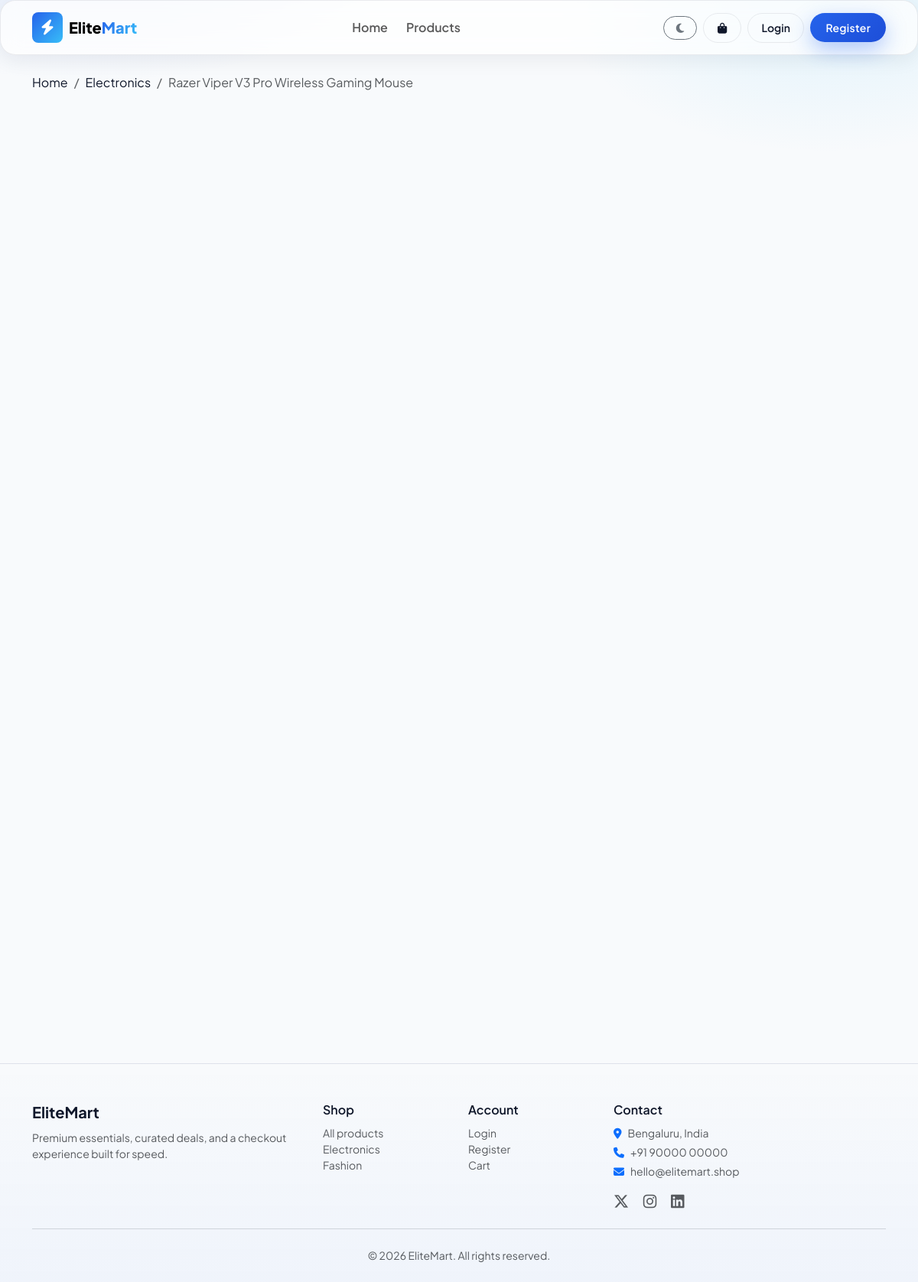
The app's page /product/36 with its own data.
### tables this page shows
CREATE TABLE categories (
            id INTEGER PRIMARY KEY AUTOINCREMENT,
            name TEXT NOT NULL UNIQUE,
            slug TEXT NOT NULL UNIQUE,
            description TEXT,
            image_url TEXT,
            created_at TEXT DEFAULT (datetime('now'))
        );

CREATE TABLE products (
            id INTEGER PRIMARY KEY AUTOINCREMENT,
            name TEXT NOT NULL,
            slug TEXT NOT NULL UNIQUE,
            description TEXT,
            price REAL NOT NULL,
            compare_at_price REAL,
            category_id INTEGER NOT NULL REFERENCES categories(id),
            image TEXT,
            stock INTEGER DEFAULT 0,
            is_featured INTEGER DEFAULT 0,
            popularity INTEGER DEFAULT 0,
            created_at TEXT DEFAULT (datetime('now'))
        );

### app.py (the view, shortened to what this page needs)
@app.route("/product/<int:pid>")
def product_detail(pid):
    p = query_one(
        """SELECT p.*, c.name AS category_name, c.slug AS category_slug
           FROM products p JOIN categories c ON c.id = p.category_id
           WHERE p.id = ?""",
        (pid,),
    )
    if not p:
        flash("Product not found.", "danger")
        return redirect(url_for("products"))
    rel = query_all(
        """SELECT p.*, c.name AS category_name FROM products p
           JOIN categories c ON c.id = p.category_id
           WHERE p.category_id = ? AND p.id != ? ORDER BY p.popularity DESC LIMIT 4""",
        (p["category_id"], pid),
    )
    revs = query_all(
        """SELECT r.*, u.full_name, u.username FROM reviews r
           JOIN users u ON u.id = r.user_id WHERE r.product_id = ?
           ORDER BY r.created_at DESC""",
        (pid,),
    )
    avg = query_one(
        "SELECT AVG(rating) AS a, COUNT(*) AS n FROM reviews WHERE product_id = ?",
        (pid,),
    )
    uid = current_user_id()
    in_wish = False
    return render_template(
        "product_detail.html",
        product=p,
        related=rel,
        reviews=revs,
        avg_rating=avg["a"] or 0,
        review_count=avg["n"] or 0,
        in_wishlist=in_wish,
    )

### app.py (called while the page is built, shortened)
def get_db():
    if "db" not in g:
        g.db = sqlite3.connect(DATABASE)
        g.db.row_factory = sqlite3.Row
    return g.db

def query_one(sql, args=()):
    return get_db().execute(sql, args).fetchone()

def query_all(sql, args=()):
    return get_db().execute(sql, args).fetchall()

def current_user_id():
    return session.get("user_id")

@app.context_processor
def inject_globals():
    uid = current_user_id()
    cart_count = 0
    wish_count = 0
    theme = session.get("theme", "light")
    user_row = None
    return dict(
        cart_count=cart_count,
        wish_count=wish_count,
        current_user=user_row,
        theme=theme,
        year=datetime.now().year,
    )

### templates/product_detail.html (shortened to what this page needs)
{% extends "base.html" %}
{% block content %}
<div class="container py-4">
  <nav aria-label="breadcrumb" class="mb-3">
    <ol class="breadcrumb small">
      <li class="breadcrumb-item"><a href="{{ url_for('index') }}">Home</a></li>
      <li class="breadcrumb-item"><a href="{{ url_for('products', category=product.category_slug) }}">{{ product.category_name }}</a></li>
      <li class="breadcrumb-item active" aria-current="page">{{ product.name }}</li>
    </ol>
  </nav>
        {% set nr = (avg_rating|default(0)|float)|int %}
</div>
{% endblock %}

### static/css/main.css (style rules this page uses)
:root { --brand: #2563eb; --brand-2: #1d4ed8; --accent: #38bdf8; --bg: #f8fafc; --surface: rgba(255, 255, 255, 0.72); --text: #0f172a; --muted: #64748b; --border: rgba(15, 23, 42, 0.08); --shadow: 0 18px 50px rgba(15, 23, 42, 0.08); --shadow-sm: 0 8px 24px rgba(15, 23, 42, 0.06); --radius: 1rem; --radius-lg: 1.25rem; --nav-h: 72px; }
*, *::before, *::after { box-sizing: border-box; }
html { scroll-behavior: smooth; }
body { font-family: "Plus Jakarta Sans", system-ui, -apple-system, sans-serif; background: var(--bg); color: var(--text); min-height: 100vh; transition: background 0.35s ease, color 0.35s ease; }
body::before { content: ""; position: fixed; inset: 0; z-index: -2; background: radial-gradient(900px 500px at 10% -10%, rgba(37, 99, 235, 0.18), transparent 55%), radial-gradient(700px 400px at 90% 0%, rgba(56, 189, 248, 0.12), transparent 50%), var(--bg); pointer-events: none; }
a { color: inherit; text-decoration: none; }

### records on screen
categories: category_name "Electronics"
products: name "Razer Viper V3 Pro Wireless Gaming Mouse"
